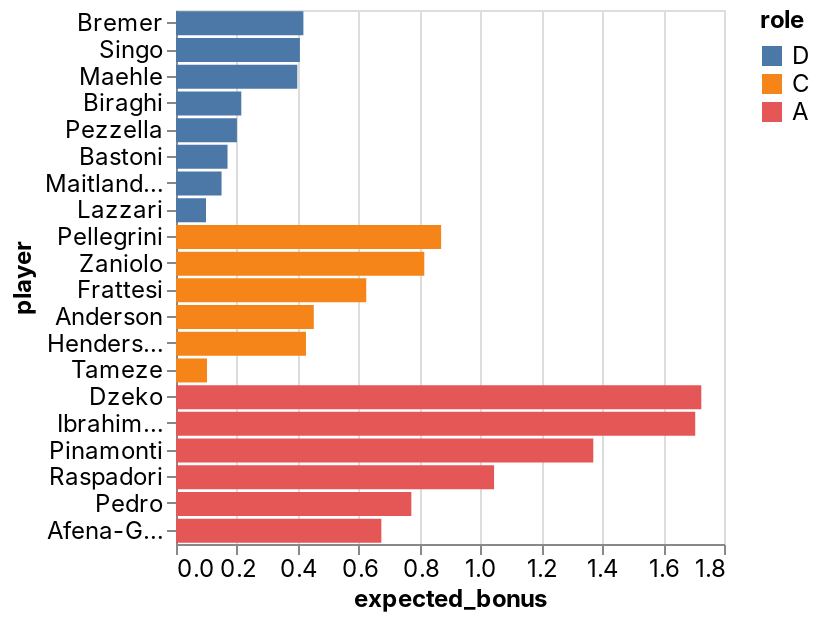

Write notebook code for a chart like this one.
### Code cell
_deepnote_run_altair(team, """{"$schema":"https://vega.github.io/schema/vega-lite/v4.json","mark":{"type":"bar","tooltip":{"content":"data"}},"height":220,"autosize":{"type":"fit"},"data":{"name":"placeholder"},"encoding":{"x":{"field":"expected_bonus","type":"quantitative","sort":null,"scale":{"type":"linear","zero":false}},"y":{"field":"player","type":"nominal","sort":null,"scale":{"type":"linear","zero":true}},"color":{"field":"role","type":"nominal","sort":null,"scale":{"type":"linear","zero":false}}}}""")

### Figure 1 — Vega-Lite specification as saved in the notebook (floating-point values rounded to 4 significant figures)
{"config": {"view": {"continuousWidth": 400, "continuousHeight": 300}, "area": {"fill": "#51C0E9"}, "axis": {"labelFont": "Inter, sans-serif", "labelFontSize": 12, "labelFontWeight": "normal", "labelLimit": 60, "labelOverlap": "greedy", "titleFont": "Inter, sans-serif", "titleFontSize": 12, "titleFontWeight": "bold"}, "background": "#ffffff", "legend": {"labelFont": "Inter, sans-serif", "labelFontSize": 12, "titleFont": "Inter, sans-serif", "titleFontSize": 12, "titleFontWeight": "bold"}, "line": {"stroke": "#51C0E9", "strokeWidth": 2}, "rect": {"fill": "#51C0E9"}, "title": {"anchor": "start", "color": "#000000", "font": "Inter, sans-serif", "fontSize": 22, "fontWeight": "normal"}}, "data": {"name": "data-6f55ca459550158978648c4af603f400"}, "mark": {"type": "bar", "tooltip": {"content": "data"}}, "autosize": {"type": "fit"}, "encoding": {"color": {"type": "nominal", "field": "role", "scale": {"type": "linear", "zero": false}, "sort": null}, "x": {"type": "quantitative", "field": "expected_bonus", "scale": {"type": "linear", "zero": false}, "sort": null}, "y": {"type": "nominal", "field": "player", "scale": {"type": "linear", "zero": true}, "sort": null}}, "height": 300, "width": "container", "$schema": "https://vega.github.io/schema/vega-lite/v4.json", "datasets": {"data-6f55ca459550158978648c4af603f400": [{"fanta_team": "Rione Monti", "role": "D", "player": "Bremer", "team": "Torino", "opponent": "Genoa", "date": "2022-03-18T00:00:00", "expected_bonus": 0.4185}, {"fanta_team": "Rione Monti", "role": "D", "player": "Singo", "team": "Torino", "opponent": "Genoa", "date": "2022-03-18T00:00:00", "expected_bonus": 0.407}, {"fanta_team": "Rione Monti", "role": "D", "player": "Maehle", "team": "Atalanta", "opponent": "Bologna", "date": "2022-03-20T00:00:00", "expected_bonus": 0.3985}, {"fanta_team": "Rione Monti", "role": "D", "player": "Biraghi", "team": "Fiorentina", "opponent": "Inter", "date": "2022-03-19T00:00:00", "expected_bonus": 0.2145}, {"fanta_team": "Rione Monti", "role": "D", "player": "Pezzella", "team": "Atalanta", "opponent": "Bologna", "date": "2022-03-20T00:00:00", "expected_bonus": 0.2001}, {"fanta_team": "Rione Monti", "role": "D", "player": "Bastoni", "team": "Spezia", "opponent": "Sassuolo", "date": "2022-03-18T00:00:00", "expected_bonus": 0.1693}, {"fanta_team": "Rione Monti", "role": "D", "player": "Maitland-Niles", "team": "Roma", "opponent": "Lazio", "date": "2022-03-20T00:00:00", "expected_bonus": 0.1496}, {"fanta_team": "Rione Monti", "role": "D", "player": "Lazzari", "team": "Lazio", "opponent": "Roma", "date": "2022-03-20T00:00:00", "expected_bonus": 0.09859}, {"fanta_team": "Rione Monti", "role": "C", "player": "Pellegrini", "team": "Roma", "opponent": "Lazio", "date": "2022-03-20T00:00:00", "expected_bonus": 0.8708}, {"fanta_team": "Rione Monti", "role": "C", "player": "Zaniolo", "team": "Roma", "opponent": "Lazio", "date": "2022-03-20T00:00:00", "expected_bonus": 0.8155}, {"fanta_team": "Rione Monti", "role": "C", "player": "Frattesi", "team": "Sassuolo", "opponent": "Spezia", "date": "2022-03-18T00:00:00", "expected_bonus": 0.6249}, {"fanta_team": "Rione Monti", "role": "C", "player": "Anderson", "team": "Lazio", "opponent": "Roma", "date": "2022-03-20T00:00:00", "expected_bonus": 0.4526}, {"fanta_team": "Rione Monti", "role": "C", "player": "Henderson", "team": "Empoli", "opponent": "Verona", "date": "2022-03-20T00:00:00", "expected_bonus": 0.4269}, {"fanta_team": "Rione Monti", "role": "C", "player": "Tameze", "team": "Verona", "opponent": "Empoli", "date": "2022-03-20T00:00:00", "expected_bonus": 0.1019}, {"fanta_team": "Rione Monti", "role": "A", "player": "Dzeko", "team": "Inter", "opponent": "Fiorentina", "date": "2022-03-19T00:00:00", "expected_bonus": 1.725}, {"fanta_team": "Rione Monti", "role": "A", "player": "Ibrahimovic", "team": "AC Milan", "opponent": "Cagliari", "date": "2022-03-19T00:00:00", "expected_bonus": 1.705}, {"fanta_team": "Rione Monti", "role": "A", "player": "Pinamonti", "team": "Empoli", "opponent": "Verona", "date": "2022-03-20T00:00:00", "expected_bonus": 1.371}, {"fanta_team": "Rione Monti", "role": "A", "player": "Raspadori", "team": "Sassuolo", "opponent": "Spezia", "date": "2022-03-18T00:00:00", "expected_bonus": 1.045}, {"fanta_team": "Rione Monti", "role": "A", "player": "Pedro", "team": "Lazio", "opponent": "Roma", "date": "2022-03-20T00:00:00", "expected_bonus": 0.7731}, {"fanta_team": "Rione Monti", "role": "A", "player": "Afena-Gyan", "team": "Roma", "opponent": "Lazio", "date": "2022-03-20T00:00:00", "expected_bonus": 0.6745}]}}
